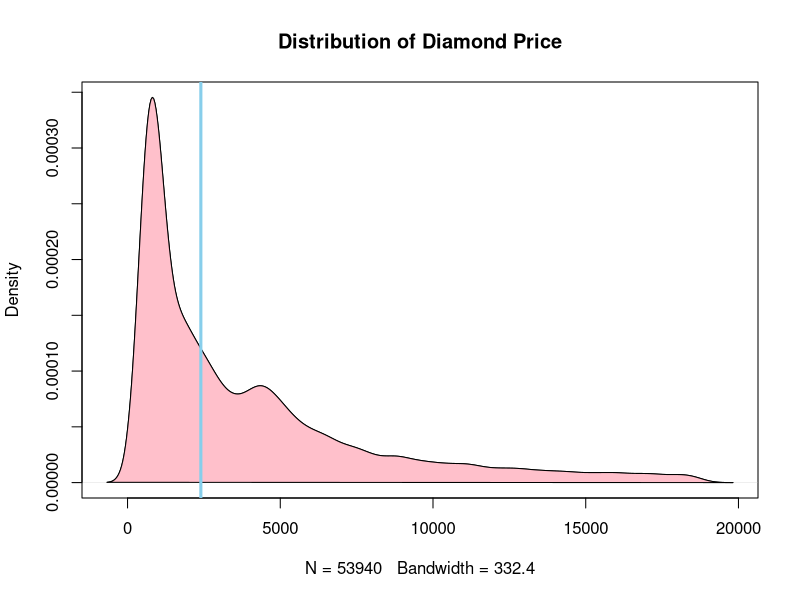
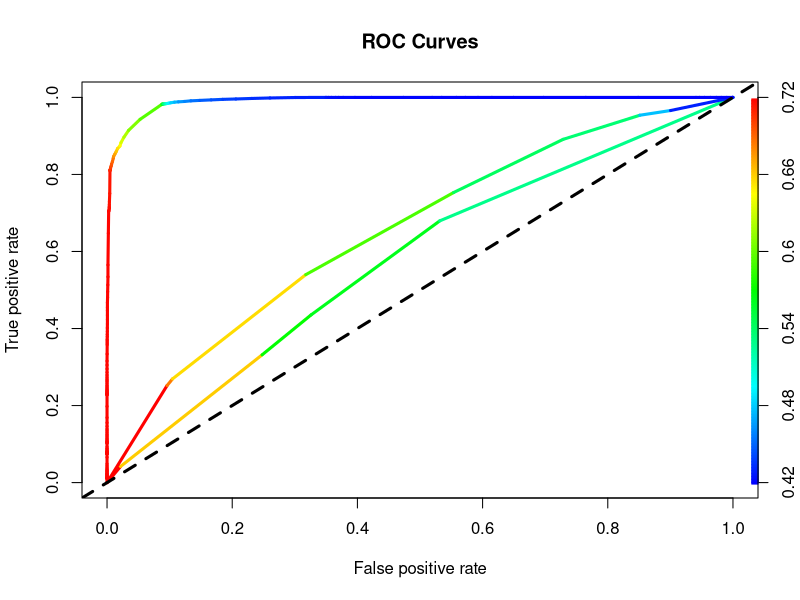

Generate these figures, in order, with R:
## ---- chunk 1
library(ROCR)
library(ggplot2)
## ---- chunk 2
str(diamonds)
summary(diamonds)
## ---- chunk 3
plot(density(diamonds$price), main="Distribution of Diamond Price")
polygon(density(diamonds$price), col="pink")
abline(v=2400, lwd=3, col="skyblue")
diamonds$isExpensive <- diamonds$price > 2400
## ---- chunk 4
set.seed(1)
isTest <- runif(nrow(diamonds)) > 0.70
train <- diamonds[isTest==FALSE,]
test <- diamonds[isTest==TRUE,]
## ---- chunk 5
fit1 <- glm(isExpensive ~cut, data=train, family=binomial())
## ---- chunk 6
prob1 <- predict(fit1, newdata=test, type="response")
pred1 <- prediction(prob1, test$isExpensive)
perf1 <- performance(pred1, measure = "tpr", x.measure = "fpr")
auc1 <- performance(pred1, measure = "auc")
auc1 <- auc1@y.values[[1]]
## ---- chunk 7
auc1
## ---- chunk 8
fit2 <- glm(isExpensive ~clarity, data=train, family=binomial())
## ---- chunk 9
prob2 <- predict(fit2, newdata=test, type="response")
pred2 <- prediction(prob2, test$isExpensive)
perf2 <- performance(pred2, measure = "tpr", x.measure = "fpr")
auc2 <- performance(pred2, measure = "auc")
auc2 <- auc2@y.values[[1]]
## ---- chunk 10
auc2
## ---- chunk 11
fit3 <- glm(isExpensive ~carat, data=train, family=binomial())
## ---- chunk 12
prob3 <- predict(fit3, newdata=test, type="response")
pred3 <- prediction(prob3, test$isExpensive)
perf3 <- performance(pred3, measure = "tpr", x.measure = "fpr")
auc3 <- performance(pred3, measure = "auc")
auc3 <- auc3@y.values[[1]]
## ---- chunk 13
auc3
## ---- chunk 14
plot(perf1, colorize = TRUE, lwd=3, main="ROC Curves")
plot(perf2, add = TRUE, colorize = TRUE, lwd=3)
plot(perf3, add = TRUE, colorize = TRUE, lwd=3)
abline(a=0, b=1, lty=2, lwd=3, col="black")
